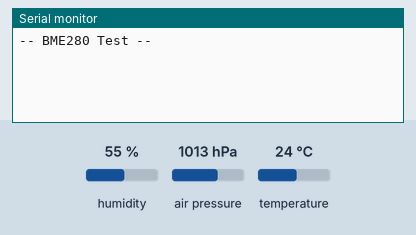
Recording of a program running on a simulated ESP32. On the bench: the last lines printed to the serial monitor. Inputs (shaded band) come from the test bench; at power-on: humidity 55 %, air pressure 1013 hPa, temperature 24 °C. WiFi joins after 1.5 s; servers stay silent unless stated.

Above: at 3.0 s.
3.1 s: humidity set to 22 %
At 4.4 s:
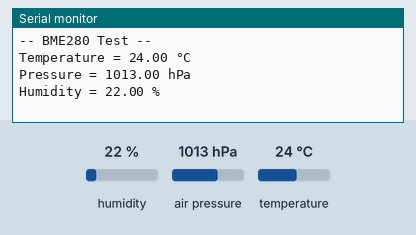
5.3 s: air pressure set to 952 hPa
At 6.6 s:
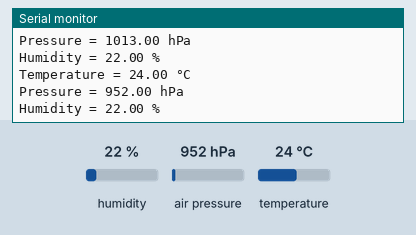
6.8 s: temperature set to 12 °C
At 8.6 s:
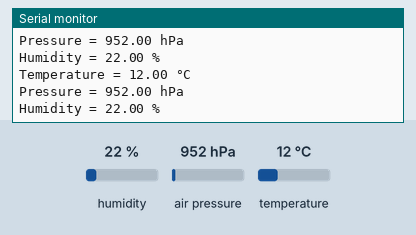

The program:

main.cpp
```cpp
#define BLYNK_TEMPLATE_ID "TMPL5037QLVnF"
#define BLYNK_TEMPLATE_NAME "uwu"
#define BLYNK_AUTH_TOKEN "izwoM5CCikaAlmDQGJ2MBbuyXl4XeUiH"
#define BLYNK_PRINT Serial

#include <WiFi.h>
#include <BlynkSimpleEsp32.h>
#include <Adafruit_Sensor.h>
#include <Adafruit_BME280.h>
#include <Ticker.h>

#define SEALEVELPRESSURE_HPA (1013.25)

char ssid[] = "Galaxy A13B7E0";
char pass[] = "txeh8505";

Adafruit_BME280 bme; // I2C

Ticker timer;

void readSensor() {
  float temperature = bme.readTemperature();
  float pressure = bme.readPressure() / 100.0F; // Convertir en hPa
  float humidity = bme.readHumidity();

  Serial.print("Temperature = ");
  Serial.print(temperature);
  Serial.println(" °C");

  Serial.print("Pressure = ");
  Serial.print(pressure);
  Serial.println(" hPa");

  Serial.print("Humidity = ");
  Serial.print(humidity);
  Serial.println(" %\n");

  // Envoi des données aux noeuds virtuels
  Blynk.virtualWrite(V1, temperature);
  Blynk.virtualWrite(V2, pressure);
  Blynk.virtualWrite(V3, humidity);
}

void setup() {
  Serial.begin(115200);
  Blynk.begin(BLYNK_AUTH_TOKEN, ssid, pass);

  unsigned status = bme.begin(0x76); // Adresse I2C par défaut du BME280
  if (!status) {
    Serial.println("Could not find a valid BME280 sensor, check wiring, address, sensor ID!");
    while (1) delay(10);
  }

  // Setup timer to call readSensor every 2 seconds
  timer.attach(2, readSensor);

  Serial.println("-- BME280 Test --");
}

void loop() {
  Blynk.run();
}
```

Measured:
- after the input at 3.1 s, the serial monitor: prints a new line after 0.71 s (image 1)
- after the input at 5.3 s, the serial monitor: prints a new line after 0.51 s (image 2)
- after the input at 6.8 s, the serial monitor: prints a new line after 1.0 s (image 3)
